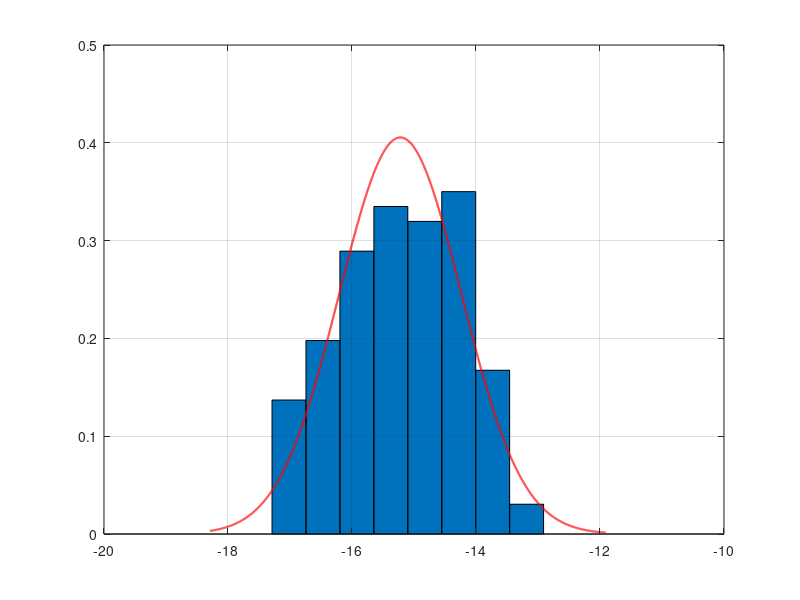
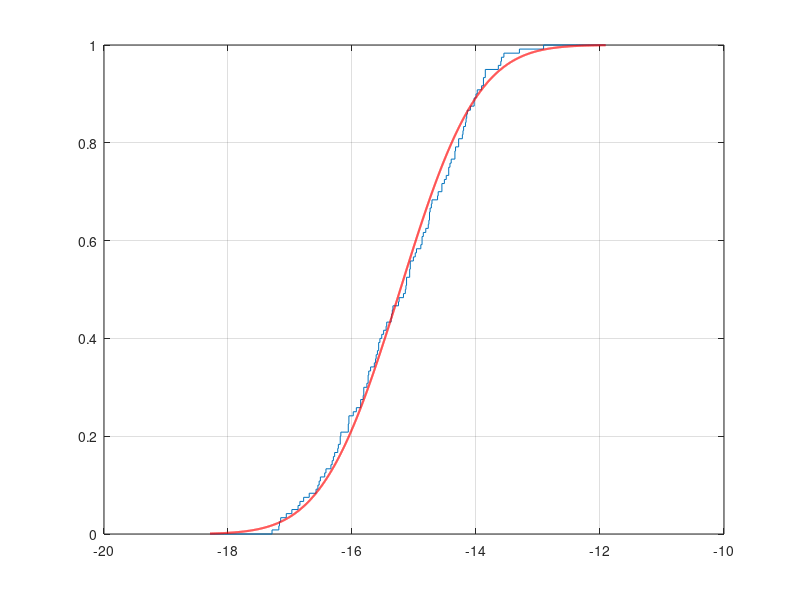

These figures' MATLAB source, in order:
function lab_01()
    X = csvread('data21.csv');
    
    X = sort(X);
    n = length(X);
    
    fprintf("\nn = %g\n", n); 
    
    fprintf("\nВыполнение заданий.\n\n");
    
    % Задание 1
    fprintf("\n1) Вычислить максимальное и минимальное значение:\n", n);
    
    % Минимальное значение
    minX = min(X);
    fprintf("\nМинимальное значение  = %.4f", minX);
    
    % Максимальное значение
    maxX = max(X);
    fprintf("\nМаксимальное значение = %.4f\n", maxX);
    
    
    % Задание 2
    fprintf("\n2) Вычислить размах R:\n", n);
    
    % Размах R
    R = maxX - minX;
    fprintf("\nR = %.4f\n", R);
    
    
    % Задание 3
    fprintf("\n3) Вычислить оценки математического ожидания и дисперсии:\n", n);
    % Выборочное среднее
    mu = sum(X) / n;
    fprintf("\nВыборочное среднее (оценка мат ожидания) = %.4f\n", mu);
    
    % Исправленная дисперсия
    s_quad = sum((X - mu) .^2) / (n - 1);
    fprintf("Исправленная дисперсия (оценка дисперсии) = %.4f\n", s_quad);
    
    
    % Задание 4
    fprintf("\n4) Группировка значений выборки в m = [log2 n] + 2 интервала:\n\n", n);
    
    % Вычисление m = [log2 n] + 2 промежутков
    m = floor(log2(n)) + 2;
    fprintf("Интервалов m = %3d\n\n", m);
    
    % Ширина интервала
    delta = (X(n) - X(1)) / m;
    
    % Поиск интервалов
    % Интервалы хранятся в виде матрицы m на 2
    intervals = zeros(m, 3);
    
    % Вычисление границ интервалов
    for ind = 1 : m - 1
        intervals(ind, 1) = X(1) + (ind - 1) * delta; 
        intervals(ind, 2) = X(1) + ind * delta;
    endfor
    
    % Вычисление границ интервалов для m
    intervals(m, 1) = X(1) + (m - 1) * delta; 
    intervals(m, 2) = X(n);
    
    % Вычисление кол-ва значений в интервалах
    indX = 1;
    indIntervals = 1;
    
    %% Задаются текущие границы интервала
    leftBorder = intervals(indIntervals, 1);
    rightBorder = intervals(indIntervals, 2);
    
    %% Цикл по всем элементам выборки
    while indX <= n
        
        %% Если элемент попал в границы, то инкремент для данного интервала
        if X(indX) >= leftBorder && X(indX) < rightBorder
            intervals(indIntervals, 3) = intervals(indIntervals, 3) + 1;
        %% Если элемент не попал в интервал
        else
            %% Элемент, не попавший в предыдущий интервал, должен быть
            %% обработан для следующего интервала
            indX -= 1;
            
            %% Для крайнего элемента выборки, который должен попасть в текущий интервал
            if indIntervals + 1 > m
                intervals(indIntervals, 3) = intervals(indIntervals, 3) + 1;
                break;
            endif
            
            %% Следующий интервал
            indIntervals = indIntervals + 1;
            
            %% Обновление границ текущего интервала
            leftBorder = rightBorder;
            rightBorder = intervals(indIntervals, 2);
            
        endif
        
        %% Следующий элемент выборки
        indX = indX + 1;
    endwhile
    
   % Вывести полученные интервалы
    for i = 1 : m
        if i == m
            fprintf("%3d. [ %3.4f ; %3.4f] : Элементов: %3d\n", i, 
                                                                intervals(i, 1), 
                                                                intervals(i, 2), 
                                                                intervals(i, 3));
        else
            fprintf("%3d. [ %3.4f ; %3.4f) : Элементов: %3d\n", i, 
                                                                intervals(i, 1), 
                                                                intervals(i, 2), 
                                                                intervals(i, 3));
        endif
    endfor
    
    
    % Задание 5
    fprintf("\n5) Построить гистограмму и график функции плотности \
             \n распределния вероятностей нормальной случайной величины с \
             \n математическим ожиданием mu и s_quad\n\n");   
            
    fprintf("Результат в отдельном окне\n");
    
    
    % Построение гистограммы
    
    gistData = zeros(m, 2);
    
    % Середины интервалов
    for ind = 1 : m
        gistData(ind, 1) = (intervals(ind, 1) + intervals(ind, 2)) / 2;
    endfor
    
    % Значения столбцов
    % k = ni / (n * delta)
    for ind = 1 : m
        gistData(ind, 2) = intervals(ind, 3) / (n * delta);
    endfor
    
    % График функции плотности распределения
    
    % Набор значений по X
    % начало:шаг:конец
    xGraph = (minX - 1):1e-3:(maxX + 1);
    
    sigma = sqrt(s_quad);
    % Значения функции плотности распределения
    % normpdf - функция плотности нормального распределения
    fNormal = normpdf(xGraph, mu, sigma);
    
    % Отрисовка графиков
    %% Отрисовка гистограммы
    bar(gistData(:, 1), gistData(:, 2), 1);
    
    %% Чтобы следующий график не стер предыдущий
    hold on;
    
    %% Отрисовка графика плоности нормального распределения 
    plot(xGraph, fNormal, 'r', 'LineWidth', 1.5);
    %% Сетка
    grid;
    
    
    % Задание 6
    fprintf("\n6) Построить график эмпирической функции распределения и\
             \n функции распределения нормальной случайной величины с \
             \n математическим ожиданием mu и s_quad\n\n");   
            
    fprintf("Результат в отдельном окне\n");
    
    % Набор значений для эмпирической функции распределния
    tSet = zeros(1, n + 2);
    
    
    tSet(1) = X(1) - 1;
    
    for ind = 2 : n + 1
        tSet(ind) = X(ind - 1);
    endfor
    
    tSet(n + 2) = X(n) + 1;
    
    % Значения эмпирической функции распреления
    nEmperic = length(tSet);
    Femperic = zeros(nEmperic, 1);
    
    for i = 1 : nEmperic
        cnt = 0;
        
        for j = 1: n
            % x(j - 1) < t <= x(j)
            if X(j) <= tSet(i)
                cnt = cnt + 1;
            endif
        endfor
        
        Femperic(i) = cnt / n;
    endfor
    
    
    % Набор значений по X
    % начало:шаг:конец
    xGraph = (minX - 1):1e-3:(maxX + 1);
    
    sigma = sqrt(s_quad);
    % Значения функции распределения
    % normpdf - функция нормального распределения
    Fnormal = normcdf(xGraph, mu, sigma);
    
    
    % Отрисовка графиков 
    %% Чтобы графики были в отдельном окне
    figure();
    %% Отрисовка эмпирической функции распределения
    stairs(tSet, Femperic);
    
    %% Чтобы следующий график не стер предыдущий
    hold on;
    
    %% Отрисовка графика нормального распределения 
    plot(xGraph, Fnormal, 'r', 'LineWidth', 1.5);
    %% Сетка
    grid;
endfunction
